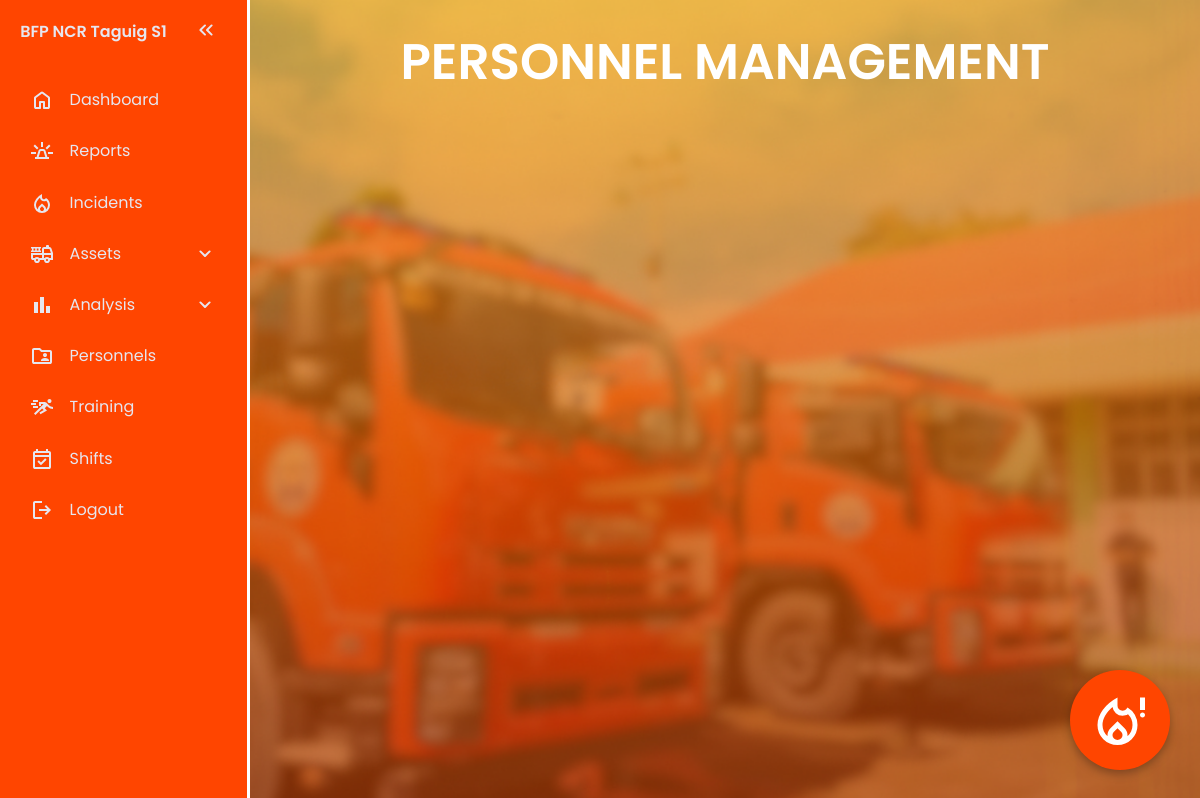
The page /personnels/PersonnelIndex.php on the database as committed earlier.
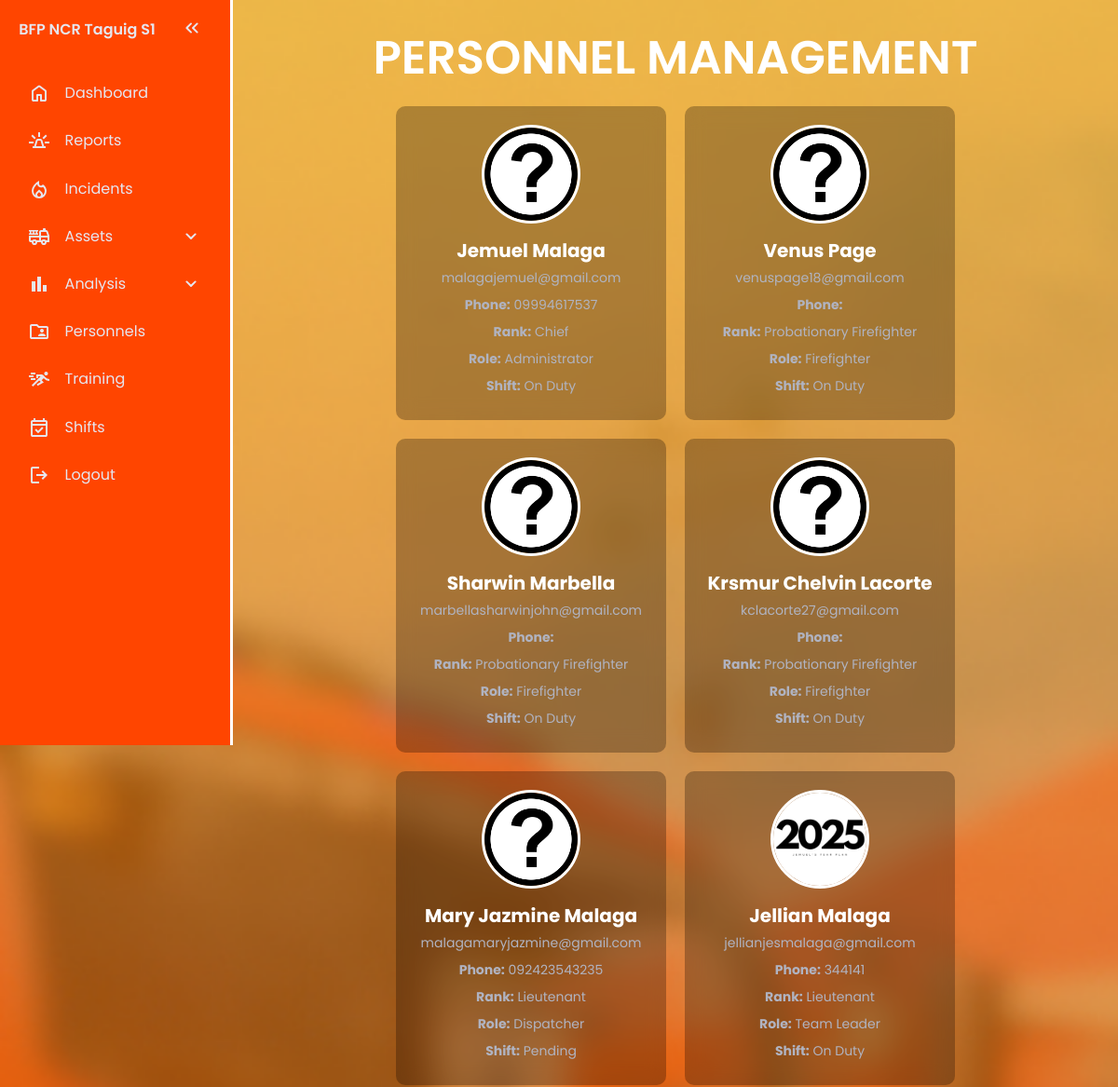
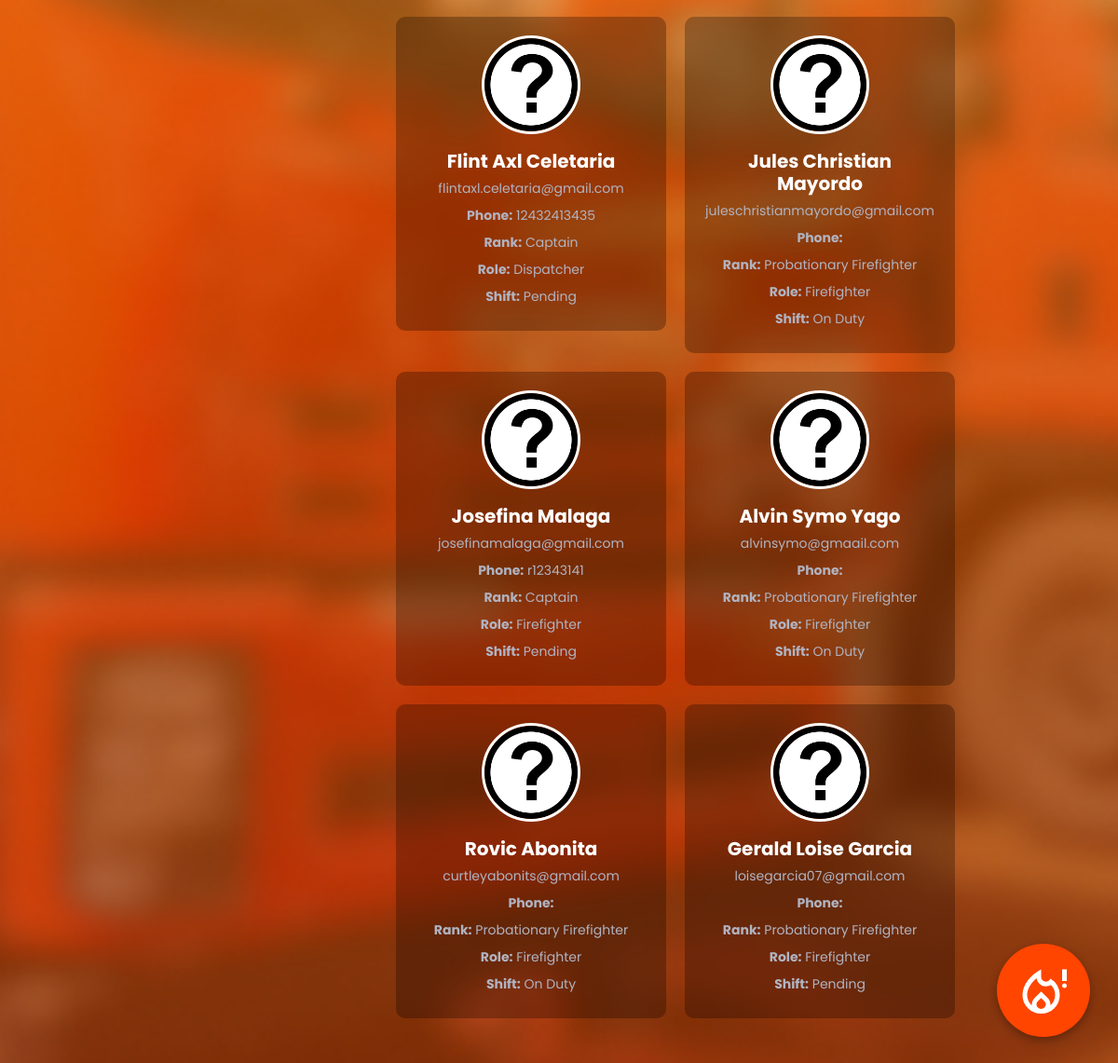
The same page on the database as committed later (2 pictures, top to bottom).
### tables this page shows
CREATE TABLE `personnel` (
  `PersonnelID` int(11) NOT NULL,
  `RoleID` int(11) DEFAULT NULL,
  `RankID` int(11) DEFAULT NULL,
  `ShiftID` int(11) DEFAULT NULL,
  `FirstName` varchar(50) NOT NULL,
  `LastName` varchar(50) NOT NULL,
  `Email` varchar(100) NOT NULL,
  `PhoneNumber` varchar(20) NOT NULL,
  `Password` varchar(255) NOT NULL,
  `Profile` varchar(255) DEFAULT NULL,
  `personnelstatus_id` int(11) DEFAULT NULL
);

CREATE TABLE `ranks` (
  `rank_id` int(11) NOT NULL,
  `rank_name` varchar(50) NOT NULL
);

CREATE TABLE `roles` (
  `role_id` int(11) NOT NULL,
  `role_name` varchar(50) NOT NULL
);

CREATE TABLE `shifts` (
  `shift_id` int(11) NOT NULL,
  `status` varchar(20) DEFAULT 'Off Duty'
);

### personnels/PersonnelIndex.php (the view, shortened to what this page needs)
<?php
include('../includes/config.php');
$sql = "SELECT Personnel.PersonnelID, Personnel.FirstName, Personnel.LastName, Personnel.Email, Personnel.PhoneNumber, Personnel.Profile,
               ranks.rank_name, roles.role_name, shifts.status
        FROM Personnel
        LEFT JOIN ranks ON Personnel.RankID = ranks.rank_id
        LEFT JOIN roles ON Personnel.RoleID = roles.role_id
        LEFT JOIN shifts ON Personnel.ShiftID = shifts.shift_id
        WHERE Personnel.personnelstatus_id = 1";
$result = $conn->query($sql);
?>
<!DOCTYPE html>
<html lang="en">
<head>
    <link rel="stylesheet" href="PersonnelIndex.css">
</head>
<body>
    <nav id="sidebar">
        <ul>
        <li>
            <span class="logo">BFP NCR Taguig S1</span>
            <button onclick=toggleSidebar() id="toggle-btn">
            </button>
        </li>
        <li>
            <a href="../dashboard/RescueFlowIndex.php" >
            <span>Dashboard</span>
            </a>
        </li>
        <li>
            <a href="../reports/ReportsIndex.php" >
            <span>Reports</span>
            </a>
        </li>
        <li>
            <a href="../incident/IncidentIndex.php">
            <span>Incidents</span>
            </a>
        </li>
        <li>
            <button onclick=toggleSubMenu(this) class="dropdown-btn">
            <span>Assets</span>
            <svg xmlns="http://www.w3.org/2000/svg" height="24px" viewBox="0 -960 960 960" width="24px" fill="#e8eaed"><path d="M480-361q-8 0-15-2.5t-13-8.5L268-556q-11-11-11-28t11-28q11-11 28-11t28 11l156 156 156-156q11-11 28-11t28 11q11 11 11 28t-11 28L508-372q-6 6-13 8.5t-15 2.5Z"/></svg>
            </button>
        <li>
            <button onclick=toggleSubMenu(this) class="dropdown-btn">
            <svg xmlns="http://www.w3.org/2000/svg" height="24px" viewBox="0 -960 960 960" width="24px" fill="#F19E39"><path d="M640-160v-280h160v280H640Zm-240 0v-640h160v640H400Zm-240 0v-440h160v440H160Z"/></svg>
            <span>Analysis</span>
            <svg xmlns="http://www.w3.org/2000/svg" height="24px" viewBox="0 -960 960 960" width="24px" fill="#e8eaed"><path d="M480-361q-8 0-15-2.5t-13-8.5L268-556q-11-11-11-28t11-28q11-11 28-11t28 11l156 156 156-156q11-11 28-11t28 11q11 11 11 28t-11 28L508-372q-6 6-13 8.5t-15 2.5Z"/></svg>
            </button>
        </li>
        </li>
        <li>
            <a href="../personnels/PersonnelIndex.php">
            <span>Personnels</span>
            </a>
        </li>
        <li>
            <a href="../training/TrainingIndex.php">
            <span>Training</span>
            </a>
        </li>
        <li>
            <a href="../shifts/ShiftsIndex.php">
            <span>Shifts</span>
            </a>
        </li>
        <li>
            <a href="../user/Logout.php">
            <svg xmlns="http://www.w3.org/2000/svg" height="24px" viewBox="0 -960 960 960" width="24px" fill="#FFFFFF"><path d="M200-120q-33 0-56.5-23.5T120-200v-560q0-33 23.5-56.5T200-840h280v80H200v560h280v80H200Zm440-160-55-58 102-102H360v-80h327L585-622l55-58 200 200-200 200Z"/></svg>
            <span>Logout</span>
            </a>
        </li>
        </ul>
    </nav>
    <main>
    <div class="personnel-header">PERSONNEL MANAGEMENT
    </div>
    <div class="personnel-container">
        <?php while ($row = $result->fetch_assoc()): ?>
            <div class="card">
                <div class="personnel-image">
                    <?php if (!empty($row['Profile']) && file_exists("../personnels/profiles/" . $row['Profile'])): ?>
                        <img src="../personnels/profiles/<?= htmlspecialchars($row['Profile']); ?>" alt="Personnel Image">
                    <?php else: ?>
                        <img src="../personnels/profiles/default.png" alt="Default Image">
                    <?php endif; ?>
                </div>
                <div class="personnel-details">
                    <h2><?= htmlspecialchars($row['FirstName'] . " " . $row['LastName']); ?></h2>
                    <p><?= htmlspecialchars($row['Email']); ?></p>
                    <p><strong>Phone:</strong> <?= htmlspecialchars($row['PhoneNumber']); ?></p>
                    <p><strong>Rank:</strong> <?= $row['rank_name'] ?? 'N/A'; ?></p>
                    <p><strong>Role:</strong> <?= $row['role_name'] ?? 'N/A'; ?></p>
                    <p><strong>Shift:</strong> <?= $row['status'] ?? 'N/A'; ?></p>
                </div>
            </div>
        <?php endwhile; ?>
    </div>
    </main>
</body>
</html>

Rows that differ between the two databases and show on the page:
now on this page (row edited): personnel: Profile (picture), FirstName+LastName "Jemuel Malaga", Email "malagajemuel@gmail.com", PhoneNumber "09994617537", RankID.rank_name "Chief", RoleID.role_name "Administrator", ShiftID.status "On Duty"
now on this page (row edited): personnel: FirstName+LastName "Venus Page", Email "venuspage18@gmail.com", RankID.rank_name "Probationary Firefighter", RoleID.role_name "Firefighter", ShiftID.status "On Duty"
now on this page (row edited): personnel: FirstName+LastName "Sharwin Marbella", Email "marbellasharwinjohn@gmail.com", RankID.rank_name "Probationary Firefighter", RoleID.role_name "Firefighter", ShiftID.status "On Duty"
now on this page (row edited): personnel: FirstName+LastName "Krsmur Chelvin Lacorte", Email "kclacorte27@gmail.com", RankID.rank_name "Probationary Firefighter", RoleID.role_name "Firefighter", ShiftID.status "On Duty"
now on this page (row edited): personnel: Profile (picture), FirstName+LastName "Mary Jazmine Malaga", Email "malagamaryjazmine@gmail.com", PhoneNumber "092423543235", RankID.rank_name "Lieutenant", RoleID.role_name "Dispatcher", ShiftID.status "Pending"
added personnel: Profile (picture), FirstName+LastName "Jellian Malaga", Email "jellianjesmalaga@gmail.com", PhoneNumber "344141", RankID.rank_name "Lieutenant", RoleID.role_name "Team Leader", ShiftID.status "On Duty"
added personnel: Profile (picture), FirstName+LastName "Flint Axl Celetaria", Email "flintaxl.celetaria@gmail.com", PhoneNumber "12432413435", RankID.rank_name "Captain", RoleID.role_name "Dispatcher", ShiftID.status "Pending"
added personnel: FirstName+LastName "Jules Christian Mayordo", Email "juleschristianmayordo@gmail.com", RankID.rank_name "Probationary Firefighter", RoleID.role_name "Firefighter", ShiftID.status "On Duty"
added personnel: FirstName+LastName "Josefina Malaga", Email "josefinamalaga@gmail.com", PhoneNumber "r12343141", RankID.rank_name "Captain", RoleID.role_name "Firefighter", ShiftID.status "Pending"
added personnel: FirstName+LastName "Alvin Symo Yago", Email "alvinsymo@gmaail.com", RankID.rank_name "Probationary Firefighter", RoleID.role_name "Firefighter", ShiftID.status "On Duty"
added personnel: FirstName+LastName "Rovic Abonita", Email "curtleyabonits@gmail.com", RankID.rank_name "Probationary Firefighter", RoleID.role_name "Firefighter", ShiftID.status "On Duty"
added personnel: FirstName+LastName "Gerald Loise Garcia", Email "loisegarcia07@gmail.com", RankID.rank_name "Probationary Firefighter", RoleID.role_name "Firefighter", ShiftID.status "Pending"
